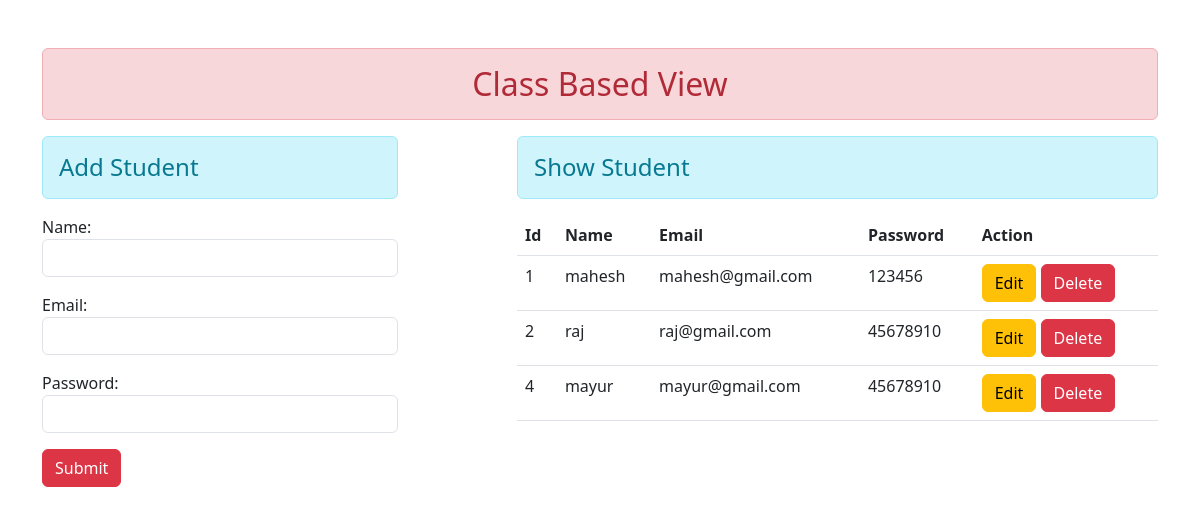
Before: / with the older database file.
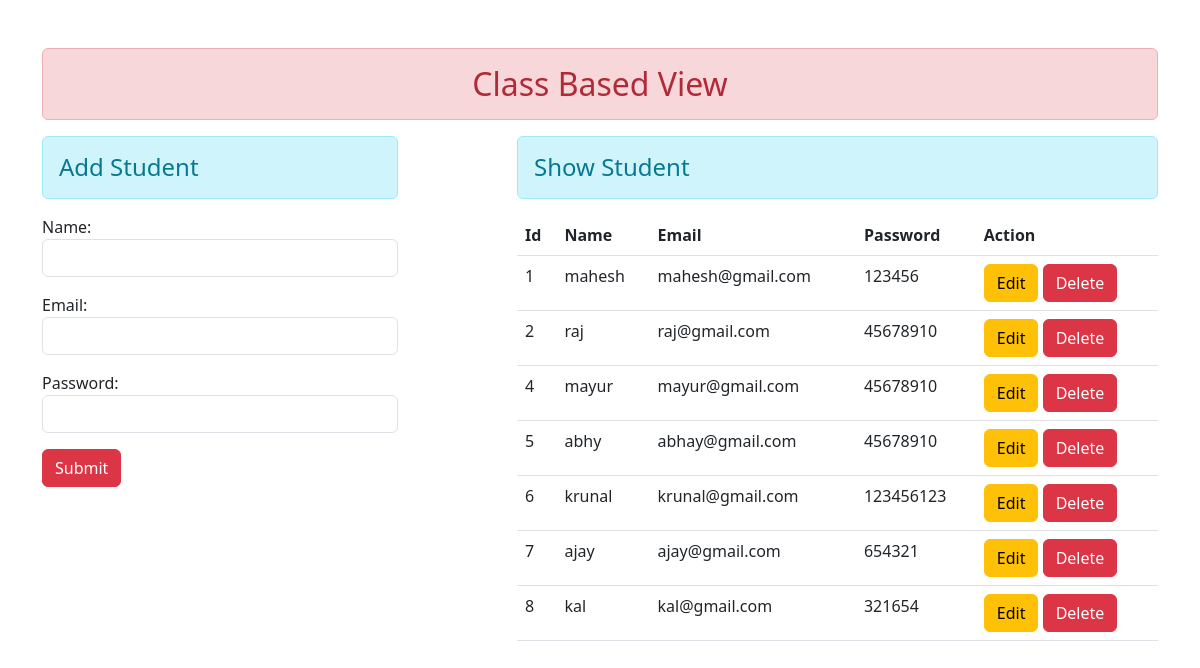
After: the same page with the newer database file.
### myapp/models.py (models this page shows)
class User(models.Model):
    name = models.CharField(max_length=100)
    email = models.EmailField()
    password =models.CharField(max_length=50)

### myapp/views.py (the view, shortened to what this page needs)
# urls.py: path('',views.UserAddProfile.as_view(), name='addshow'),
class UserAddProfile(TemplateView):
    template_name = 'myapp/addshow.html'
    def get_context_data(self,*args, **kwargs):
        context = super().get_context_data(**kwargs)
        fm = StudentRegistration()
        stud = User.objects.all()
        context = {'stu':stud,'form':fm}
        return context

### myapp/forms.py
class StudentRegistration(forms.ModelForm):
    class Meta:
        model = User
        fields = ['name','email','password']
        widgets = {
            'name':forms.TextInput(attrs={'class':'form-control'}),
            'email':forms.EmailInput(attrs={'class':'form-control'}),
            'password':forms.PasswordInput(render_value=True,attrs={'class':'form-control'})
        }

### myapp/templates/myapp/addshow.html (shortened to what this page needs)
{% extends 'myapp/home.html' %}
{% block main %}
<div class="row">
    <div class="col-sm-4">
        <h4 class="txet-center alert alert-info">Add Student</h4>
        <form action="" method="post">
            {{form.as_p}}
            <input type="submit" class="btn btn-danger" value="Submit">
        </form>
    </div>
    <div class="col-sm-7 offset-1">
        <h4 class="txet-center alert alert-info">Show Student</h4>
        {% if stu %}
        <table class="table table-hover">
            <thead>
                <tr>
                    <th scope="col">Id</th>
                    <th scope="col">Name</th>
                    <th scope="col">Email</th>
                    <th scope="col">Password</th>
                    <th scope="col">Action</th>
                </tr>
            </thead>
            <tbody>
                {% for stu in stu %}
                <tr>
                    <td>{{stu.id}}</td>
                    <td>{{stu.name}}</td>
                    <td>{{stu.email}}</td>
                    <td>{{stu.password}}</td>
                    <td>
                        <a href="{% url 'update' stu.id %}" class="btn btn-warning">Edit</a>
                        <form action="{% url 'delete' stu.id %}" method="post" class="d-inline">
                            <input type="submit" class="btn btn-danger" value="Delete">
                        </form>
                    </td>
                </tr>
                {% endfor %}
            </tbody>
        </table>
        {% else %}
        <h3 class="alert alert-danger">No Record Found</h3>
        {% endif %}
    </div>
</div>
{% endblock %}

### myapp/templates/myapp/home.html (shortened to what this page needs)
<!DOCTYPE html>
{% load static %}
<html lang="en">
<head>
    <link rel="stylesheet" href="{% static 'myapp/css/bootstrap.css'%}">
</head>
<body>
    <div class="container mt-5">
        <h2 class="text-center alert alert-danger">Class Based View</h2>
        {% block main %}
        {% endblock %}
    </div>
</body>
</html>

Changed rows visible on the page:
added User: id "5", name "abhy", email "abhay@gmail.com", password "45678910"
added User: id "6", name "krunal", email "krunal@gmail.com", password "123456123"
added User: id "7", name "ajay", email "ajay@gmail.com", password "654321"
added User: id "8", name "kal", email "kal@gmail.com", password "321654"
